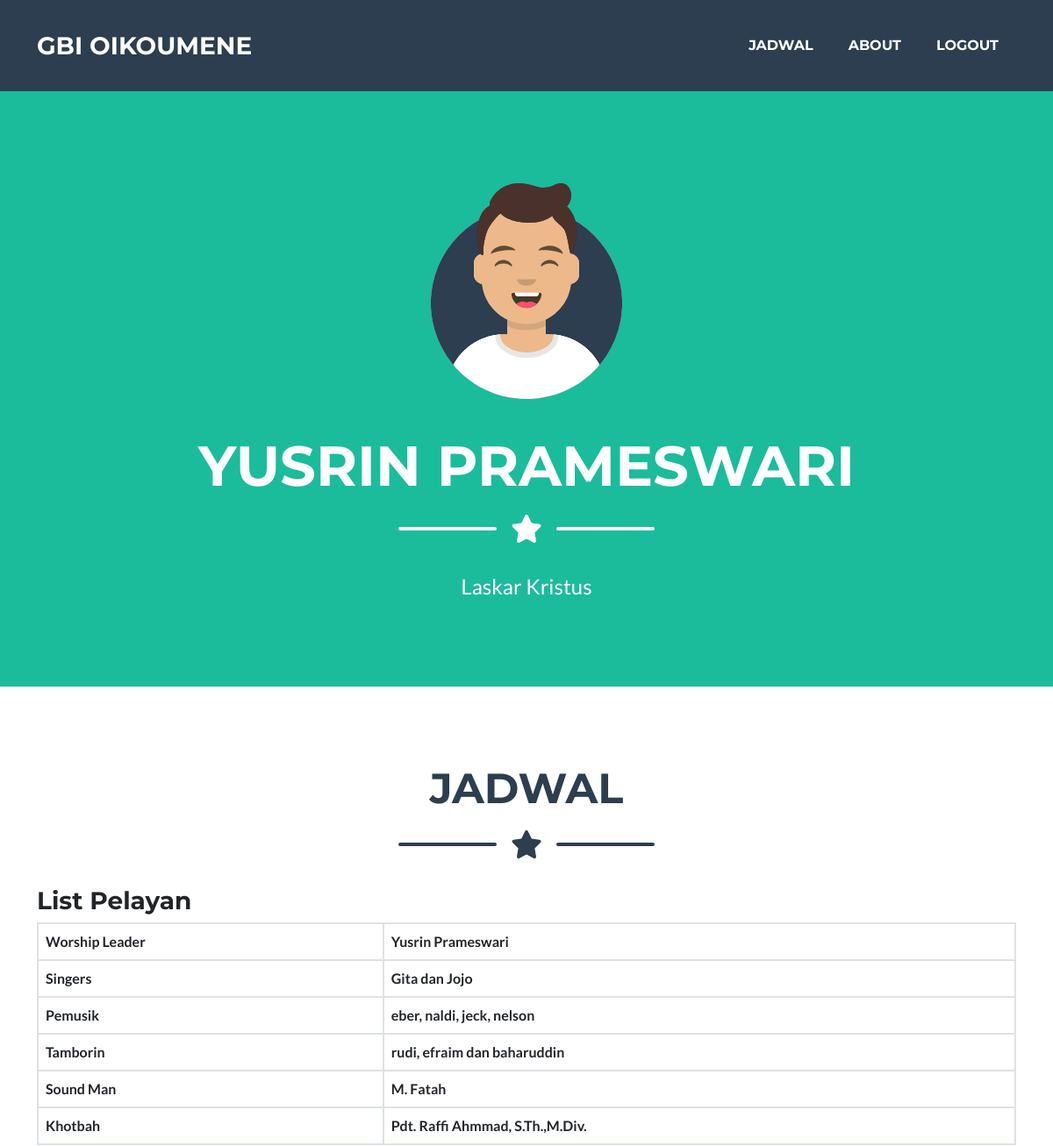
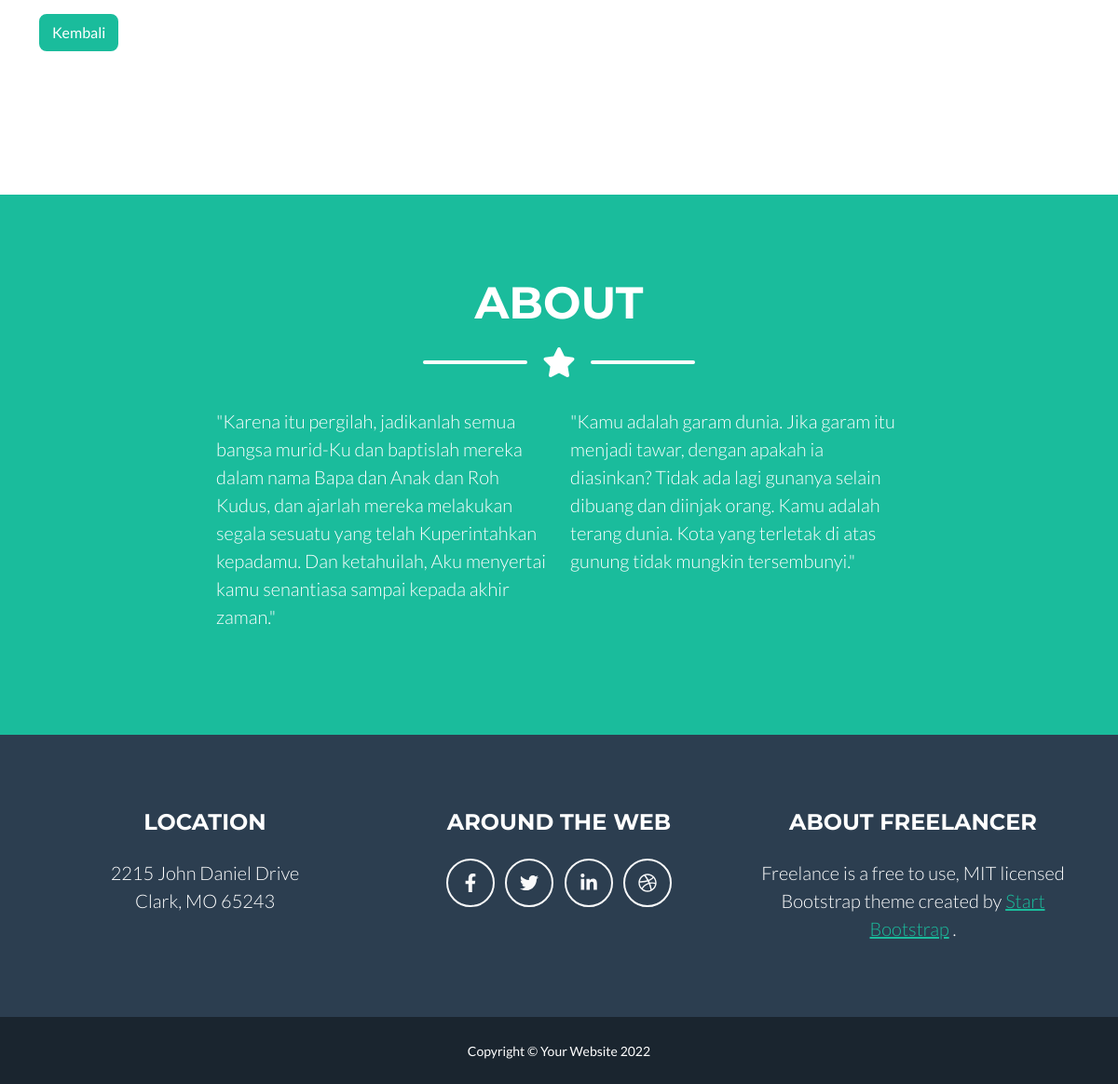
Page /?mod=lihat&id_jadwal=101 (signed in) on the committed database (2 pictures, top to bottom).
### tables this page shows
CREATE TABLE `pelayan` (
  `id_pelayan` int(11) NOT NULL,
  `id_jadwal` int(11) NOT NULL,
  `worship_lead` varchar(50) NOT NULL,
  `singers` varchar(100) DEFAULT NULL,
  `pemusik` varchar(200) NOT NULL,
  `tamborin` varchar(200) DEFAULT NULL,
  `soundman` varchar(100) NOT NULL,
  `khotbah` varchar(100) NOT NULL
);

### detailjadwal.php (the view)
<?php
require_once('koneksi/koneksi-db.php');
$id_jadwal = ($_GET['id_jadwal']);
$datapelayan = mysqli_query($koneksi,"SELECT jadwal.id_jadwal ,worship_lead, singers , pemusik, tamborin, soundman, khotbah FROM jadwal JOIN pelayan ON jadwal.id_jadwal = pelayan.id_jadwal where jadwal.id_jadwal = '$id_jadwal'");
?>
<section>
	<div class="row">
		<div class="col-md-12">
			<div class="box box-info">
				<div class="box-header">
					<h3 class="box-title">List Pelayan</h3>
				</div>
				<div class="box-body">
					<table class="table table-hover table-striped table-bordered">
						<thead>
						<?php
				while($q=mysqli_fetch_array($datapelayan)){
				?>
							<tr>
								<th>Worship Leader</th>
								<th><?php echo $q['worship_lead']?></th>
							</tr>
							<tr>
								<th>Singers</th>
								<th><?php echo $q['singers']?></th>
							</tr>
							<tr>
								<th>Pemusik</th>
								<th><?php echo $q['pemusik']?></th>
							</tr>
							<tr>
								<th>Tamborin</th>
								<th><?php echo $q['tamborin']?> </th>
							</tr>
							<tr>
								<th>Sound Man</th>
								<th><?php echo $q['soundman']?></th>
							</tr>
							<tr>
								<th>Khotbah</th>
								<th><?php echo $q['khotbah']?></th>
							</tr>
							<?php
				}
				?>
						</thead>
					</table>
                    <a href="index.php#portfolio" style="margin-bottom: 10px;" class="btn btn-md btn-primary">Kembali</a>
				</div>
			</div>
		</div>
	</div>
</section>

### rows in the picture
pelayan: worship_lead "Yusrin Prameswari", singers "Gita dan Jojo", pemusik "eber, naldi, jeck, nelson", tamborin "rudi, efraim dan baharuddin", soundman "M. Fatah", khotbah "Pdt. Raffi Ahmmad, S.Th.,M.Div."

### other values in the picture
$_SESSION['nama'] "YUSRIN PRAMESWARI"
